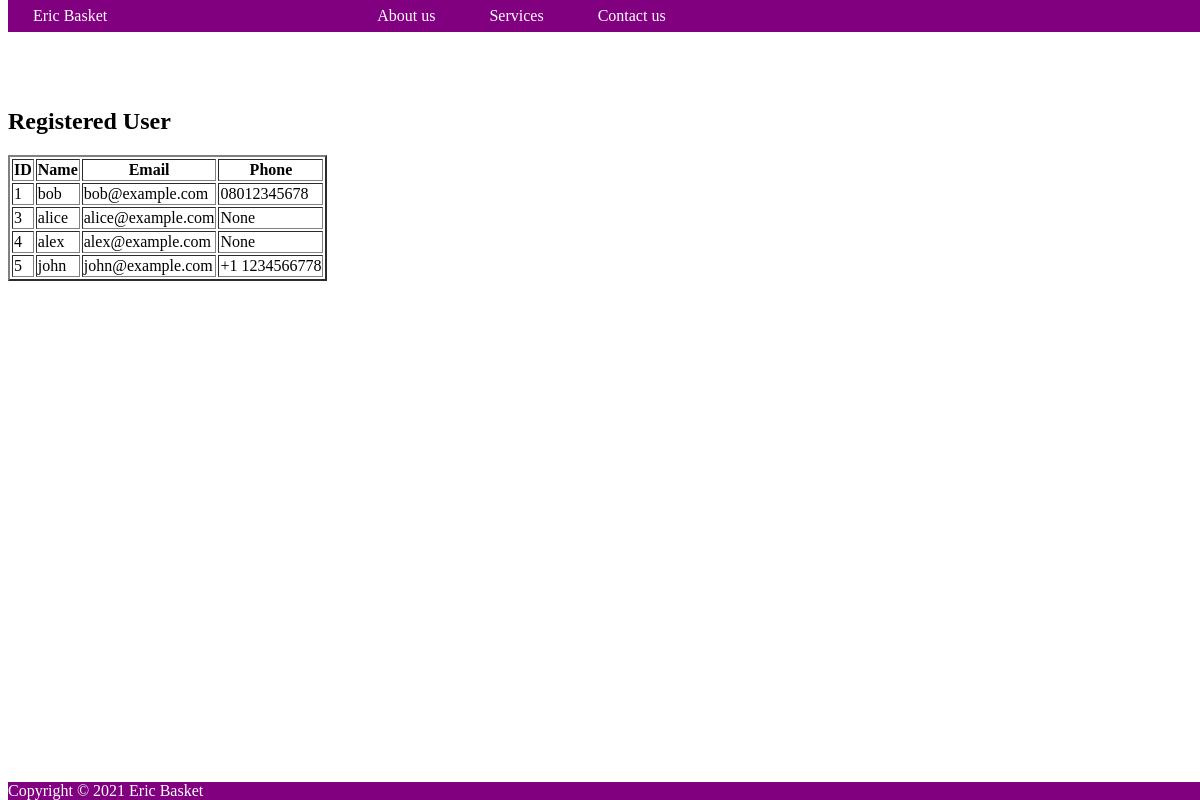
The app's page /userlist (signed in), older data.
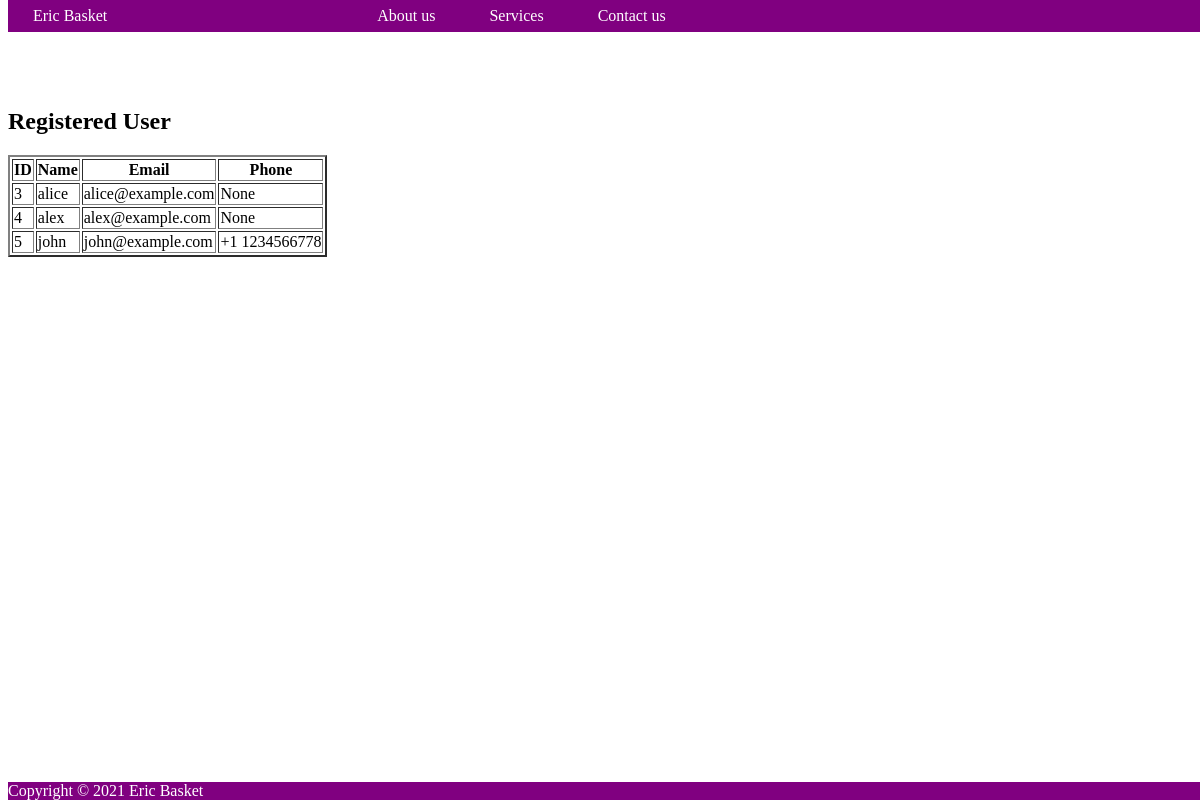
The same page, newer data.
### project_app1/models.py (models this page shows, shortened)
class RegisteredUser(models.Model):
    name = models.CharField(max_length=100)
    emailid = models.CharField(max_length=100)
    phoneNum = models.CharField(blank=True, null=True, max_length=20)
    password = models.CharField(max_length=30)

### project_app1/views.py (the view)
# urls.py: path("userlist", views.UserListView.as_view(), name="userlist"),
class UserListView(ListView):
    model = RegisteredUser
    template_name = "user_data.html"
    context_object_name = "alldata"

### project_app1/templates/user_data.html (shortened to what this page needs)
{% extends 'base.html' %}
    {% block content %}
    <h2>Registered User</h2>
    {% if request.user.is_superuser or request.user.is_staff%}
            <table border="2">
                <tr>
                    <th>ID</th>
                    <th>Name</th>
                    <th>Email</th>
                    <th>Phone</th>
                </tr>
                {% for user in alldata %}
                    <tr>
                        <td>{{ user.id }}</td>
                        <td>{{ user.name }}</td>
                        <td>{{ user.emailid }}</td>
                        <td>{{ user.phoneNum }}</td>
                    </tr>
                {% endfor %}
            </table>
        {% endif %}
    {% endblock content %}

### project_app1/templates/base.html (shortened to what this page needs)
<!DOCTYPE html>
<html lang="en">
<head>
</head>
<body>
    <div class="fixed-header">
        <div class="container">
            <nav>
                <a href="{% url 'app_homepage' %}">Eric Basket</a>
                <a></a>
                <a></a>
                <a></a>
                <a></a>
                <a href="{% url 'about_us' %}">About us</a>
                <a href="{% url 'services' %}">Services</a>
                <a href="{% url 'contact_us' %}">Contact us</a>
            </nav>
        </div>
    </div>
    <div class="containe">
        {% block content %}
        {% endblock %}
    </div>
    <div class="fixed-footer">
        <div class="container">Copyright &copy; 2021 Eric Basket</div>
    </div>
</body>
</html>

### project_app1/templates/base.html (style rules this page uses)
body { padding-top: 80px; padding-bottom: 80px; }
.fixed-header, .fixed-footer { width: 100%; position: fixed; background: purple; color: white; }
.fixed-header { top: 0; }
.fixed-footer { bottom: 0; }
.container { width: 100%; margin: 40; }
nav a { color: white; text-decoration: none; padding: 7px 25px; display: inline-block; }

Row changes from the older to the newer data that the page shows:
removed RegisteredUser: id "1", name "bob", emailid "bob@example.com", phoneNum "08012345678"
